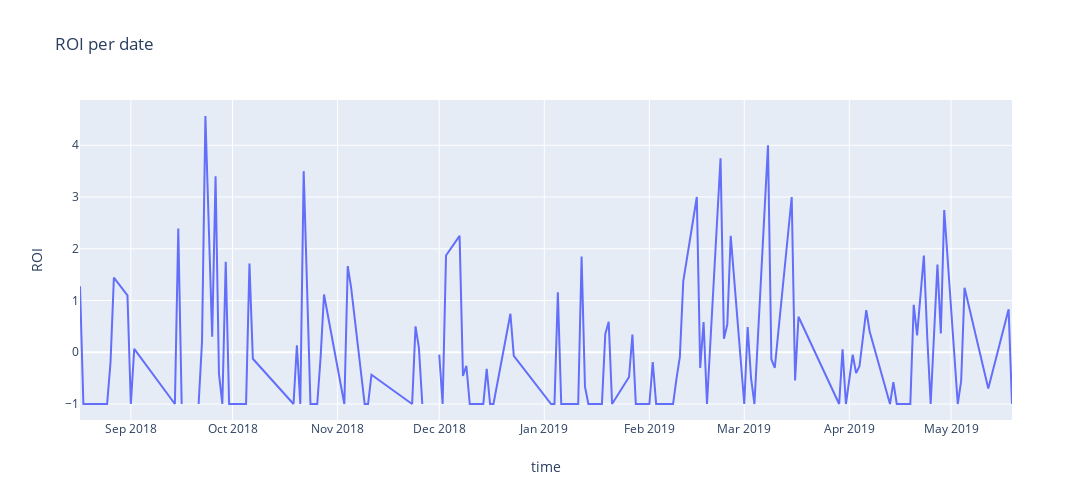

This figure's notebook cell:
### Code cell
traces = []
scatter = go.Scatter(
    x=list(returns_over_time.keys()),
    y=list((returns_over_time / money_bet_over_time).values),
    mode='lines',
)
traces.append(scatter)

layout = {
    'title':'ROI per date',
    'xaxis': {
        'title': 'time',
    },
    'yaxis': {
        'title': 'ROI',
    },
    'width': 1300,
    'height': 500,
}
fig = go.Figure(data=traces, layout=layout)
iplot(fig)

### Figure 1 — Plotly figure (JSON) as saved in the notebook; plotly's stock layout.template omitted (floating-point values rounded to 4 significant figures; data arrays with more than 128 entries replaced by an {"elided": "..."} marker saying what was removed)
{"data": [{"mode": "lines", "type": "scatter", "x": {"elided": "129 str values"}, "y": {"elided": "129 float values"}}], "layout": {"height": 500, "title": {"text": "ROI per date"}, "width": 1300, "xaxis": {"title": {"text": "time"}}, "yaxis": {"title": {"text": "ROI"}}}}
